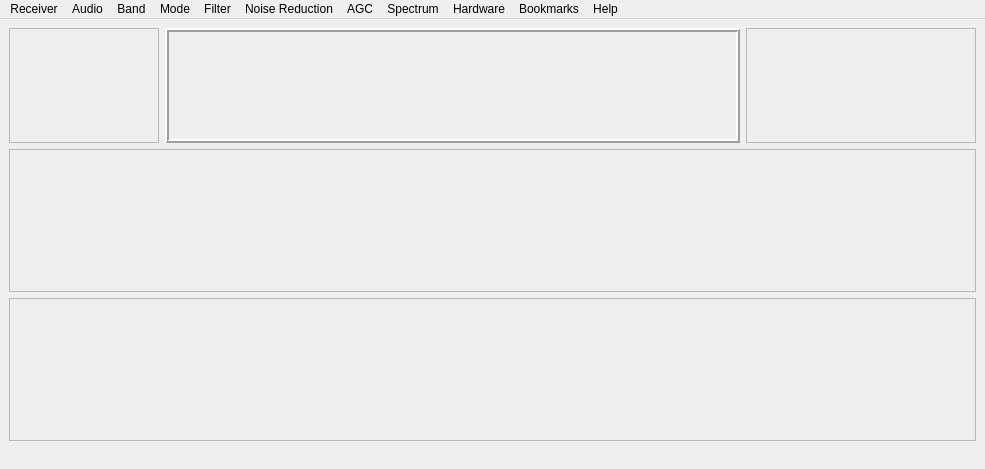
<?xml version="1.0" encoding="UTF-8"?>
<ui version="4.0">
 <class>UI</class>
 <widget class="QMainWindow" name="UI">
  <property name="geometry">
   <rect>
    <x>0</x>
    <y>0</y>
    <width>978</width>
    <height>469</height>
   </rect>
  </property>
  <property name="windowTitle">
   <string>QtRadio - not connected</string>
  </property>
  <widget class="QWidget" name="centralwidget">
   <layout class="QGridLayout" name="gridLayout">
    <item row="0" column="0">
     <widget class="sMeter" name="sMeterFrame">
      <property name="minimumSize">
       <size>
        <width>150</width>
        <height>115</height>
       </size>
      </property>
      <property name="maximumSize">
       <size>
        <width>150</width>
        <height>115</height>
       </size>
      </property>
      <property name="frameShape">
       <enum>QFrame::StyledPanel</enum>
      </property>
      <property name="frameShadow">
       <enum>QFrame::Raised</enum>
      </property>
     </widget>
    </item>
    <item row="0" column="1">
     <widget class="vfo" name="vfoFrame">
      <property name="minimumSize">
       <size>
        <width>575</width>
        <height>115</height>
       </size>
      </property>
      <property name="maximumSize">
       <size>
        <width>575</width>
        <height>115</height>
       </size>
      </property>
      <property name="frameShape">
       <enum>QFrame::Box</enum>
      </property>
      <property name="frameShadow">
       <enum>QFrame::Raised</enum>
      </property>
      <property name="lineWidth">
       <number>2</number>
      </property>
     </widget>
    </item>
    <item row="0" column="2">
     <widget class="Aux" name="auxFrame">
      <property name="minimumSize">
       <size>
        <width>230</width>
        <height>115</height>
       </size>
      </property>
      <property name="maximumSize">
       <size>
        <width>16777215</width>
        <height>115</height>
       </size>
      </property>
      <property name="frameShape">
       <enum>QFrame::StyledPanel</enum>
      </property>
      <property name="frameShadow">
       <enum>QFrame::Raised</enum>
      </property>
     </widget>
    </item>
    <item row="1" column="0" colspan="3">
     <widget class="Spectrum" name="spectrumFrame">
      <property name="frameShape">
       <enum>QFrame::StyledPanel</enum>
      </property>
      <property name="frameShadow">
       <enum>QFrame::Raised</enum>
      </property>
     </widget>
    </item>
    <item row="2" column="0" colspan="3">
     <widget class="Waterfall" name="waterfallFrame">
      <property name="frameShape">
       <enum>QFrame::StyledPanel</enum>
      </property>
      <property name="frameShadow">
       <enum>QFrame::Raised</enum>
      </property>
     </widget>
    </item>
   </layout>
  </widget>
  <widget class="QMenuBar" name="menubar">
   <property name="geometry">
    <rect>
     <x>0</x>
     <y>0</y>
     <width>978</width>
     <height>25</height>
    </rect>
   </property>
   <widget class="QMenu" name="menuBand">
    <property name="title">
     <string>Band</string>
    </property>
    <widget class="QMenu" name="menuXVTR">
     <property name="title">
      <string>XVTR</string>
     </property>
    </widget>
    <addaction name="actionKeypad"/>
    <addaction name="separator"/>
    <addaction name="action160"/>
    <addaction name="action80"/>
    <addaction name="action60"/>
    <addaction name="action40"/>
    <addaction name="action30"/>
    <addaction name="action20"/>
    <addaction name="action17"/>
    <addaction name="action15"/>
    <addaction name="action12"/>
    <addaction name="action10"/>
    <addaction name="action6"/>
    <addaction name="separator"/>
    <addaction name="actionGen"/>
    <addaction name="actionWWV"/>
    <addaction name="separator"/>
    <addaction name="menuXVTR"/>
    <addaction name="separator"/>
   </widget>
   <widget class="QMenu" name="menuMode">
    <property name="title">
     <string>Mode</string>
    </property>
    <addaction name="actionLSB"/>
    <addaction name="actionUSB"/>
    <addaction name="actionDSB"/>
    <addaction name="actionCWU"/>
    <addaction name="actionCWL"/>
    <addaction name="actionAM"/>
    <addaction name="actionSAM"/>
    <addaction name="actionFMN"/>
    <addaction name="actionDIGL"/>
    <addaction name="actionDIGU"/>
   </widget>
   <widget class="QMenu" name="menuFilter">
    <property name="title">
     <string>Filter</string>
    </property>
    <addaction name="actionFilter_0"/>
    <addaction name="actionFilter_1"/>
    <addaction name="actionFilter_2"/>
    <addaction name="actionFilter_3"/>
    <addaction name="actionFilter_4"/>
    <addaction name="actionFilter_5"/>
    <addaction name="actionFilter_6"/>
    <addaction name="actionFilter_7"/>
    <addaction name="actionFilter_8"/>
    <addaction name="actionFilter_9"/>
   </widget>
   <widget class="QMenu" name="menuNoise_Reduction">
    <property name="title">
     <string>Noise Reduction</string>
    </property>
    <addaction name="actionANF"/>
    <addaction name="actionNR"/>
    <addaction name="actionNB"/>
    <addaction name="actionSDROM"/>
    <addaction name="separator"/>
   </widget>
   <widget class="QMenu" name="menuAGC">
    <property name="title">
     <string>AGC</string>
    </property>
    <addaction name="actionSlow"/>
    <addaction name="actionMedium"/>
    <addaction name="actionFast"/>
    <addaction name="actionLong"/>
   </widget>
   <widget class="QMenu" name="menuReceiver">
    <property name="title">
     <string>Receiver</string>
    </property>
    <addaction name="actionConnectToServer"/>
    <addaction name="actionDisconnectFromServer"/>
    <addaction name="separator"/>
    <addaction name="actionSubrx"/>
    <addaction name="separator"/>
    <addaction name="actionBandscope"/>
    <addaction name="actionRecord"/>
    <addaction name="actionConfig"/>
    <addaction name="separator"/>
   </widget>
   <widget class="QMenu" name="menuAudio">
    <property name="title">
     <string>Audio</string>
    </property>
    <addaction name="actionMuteMainRx"/>
    <addaction name="actionMuteSubRx"/>
    <addaction name="actionGain_10"/>
    <addaction name="actionGain_20"/>
    <addaction name="actionGain_30"/>
    <addaction name="actionGain_40"/>
    <addaction name="actionGain_50"/>
    <addaction name="actionGain_60"/>
    <addaction name="actionGain_70"/>
    <addaction name="actionGain_80"/>
    <addaction name="actionGain_90"/>
    <addaction name="actionGain_100"/>
   </widget>
   <widget class="QMenu" name="menuHardware">
    <property name="title">
     <string>Hardware</string>
    </property>
    <addaction name="actionPreamp"/>
    <addaction name="separator"/>
    <addaction name="actionDither"/>
    <addaction name="actionRandom"/>
   </widget>
   <widget class="QMenu" name="menuHelp">
    <property name="title">
     <string>Help</string>
    </property>
    <addaction name="actionAbout"/>
   </widget>
   <widget class="QMenu" name="menuBookmarks">
    <property name="title">
     <string>Bookmarks</string>
    </property>
    <widget class="QMenu" name="menuView_Bookmarks">
     <property name="title">
      <string>View Bookmarks</string>
     </property>
    </widget>
    <addaction name="actionBookmarkThisFrequency"/>
    <addaction name="separator"/>
    <addaction name="menuView_Bookmarks"/>
    <addaction name="separator"/>
    <addaction name="actionEditBookmarks"/>
    <addaction name="separator"/>
   </widget>
   <widget class="QMenu" name="menuSpectrum">
    <property name="title">
     <string>Spectrum</string>
    </property>
    <addaction name="actionPolyphase"/>
   </widget>
   <addaction name="menuReceiver"/>
   <addaction name="menuAudio"/>
   <addaction name="menuBand"/>
   <addaction name="menuMode"/>
   <addaction name="menuFilter"/>
   <addaction name="menuNoise_Reduction"/>
   <addaction name="menuAGC"/>
   <addaction name="menuSpectrum"/>
   <addaction name="menuHardware"/>
   <addaction name="menuBookmarks"/>
   <addaction name="menuHelp"/>
  </widget>
  <widget class="QStatusBar" name="statusbar">
   <property name="sizeGripEnabled">
    <bool>false</bool>
   </property>
  </widget>
  <action name="action160">
   <property name="checkable">
    <bool>true</bool>
   </property>
   <property name="text">
    <string>160</string>
   </property>
  </action>
  <action name="action80">
   <property name="checkable">
    <bool>true</bool>
   </property>
   <property name="text">
    <string>80</string>
   </property>
  </action>
  <action name="action60">
   <property name="checkable">
    <bool>true</bool>
   </property>
   <property name="text">
    <string>60</string>
   </property>
  </action>
  <action name="action40">
   <property name="checkable">
    <bool>true</bool>
   </property>
   <property name="text">
    <string>40</string>
   </property>
  </action>
  <action name="action30">
   <property name="checkable">
    <bool>true</bool>
   </property>
   <property name="text">
    <string>30</string>
   </property>
  </action>
  <action name="action20">
   <property name="checkable">
    <bool>true</bool>
   </property>
   <property name="text">
    <string>20</string>
   </property>
  </action>
  <action name="action17">
   <property name="checkable">
    <bool>true</bool>
   </property>
   <property name="text">
    <string>17</string>
   </property>
  </action>
  <action name="action15">
   <property name="checkable">
    <bool>true</bool>
   </property>
   <property name="text">
    <string>15</string>
   </property>
  </action>
  <action name="action12">
   <property name="checkable">
    <bool>true</bool>
   </property>
   <property name="text">
    <string>12</string>
   </property>
  </action>
  <action name="action10">
   <property name="checkable">
    <bool>true</bool>
   </property>
   <property name="text">
    <string>10</string>
   </property>
  </action>
  <action name="action6">
   <property name="checkable">
    <bool>true</bool>
   </property>
   <property name="text">
    <string>6</string>
   </property>
  </action>
  <action name="actionGen">
   <property name="checkable">
    <bool>true</bool>
   </property>
   <property name="text">
    <string>Gen</string>
   </property>
  </action>
  <action name="actionWWV">
   <property name="checkable">
    <bool>true</bool>
   </property>
   <property name="text">
    <string>WWV</string>
   </property>
  </action>
  <action name="actionLSB">
   <property name="checkable">
    <bool>true</bool>
   </property>
   <property name="text">
    <string>LSB</string>
   </property>
  </action>
  <action name="actionUSB">
   <property name="checkable">
    <bool>true</bool>
   </property>
   <property name="text">
    <string>USB</string>
   </property>
  </action>
  <action name="actionDSB">
   <property name="checkable">
    <bool>true</bool>
   </property>
   <property name="text">
    <string>DSB</string>
   </property>
  </action>
  <action name="actionCWL">
   <property name="checkable">
    <bool>true</bool>
   </property>
   <property name="text">
    <string>CWL</string>
   </property>
  </action>
  <action name="actionCWU">
   <property name="checkable">
    <bool>true</bool>
   </property>
   <property name="text">
    <string>CWU</string>
   </property>
  </action>
  <action name="actionAM">
   <property name="checkable">
    <bool>true</bool>
   </property>
   <property name="text">
    <string>AM</string>
   </property>
  </action>
  <action name="actionFMN">
   <property name="checkable">
    <bool>true</bool>
   </property>
   <property name="text">
    <string>FMN</string>
   </property>
  </action>
  <action name="actionFilter_0">
   <property name="checkable">
    <bool>true</bool>
   </property>
   <property name="text">
    <string>Filter 0</string>
   </property>
  </action>
  <action name="actionFilter_1">
   <property name="checkable">
    <bool>true</bool>
   </property>
   <property name="text">
    <string>Filter 1</string>
   </property>
  </action>
  <action name="actionFilter_2">
   <property name="checkable">
    <bool>true</bool>
   </property>
   <property name="text">
    <string>Filter 2</string>
   </property>
  </action>
  <action name="actionFilter_3">
   <property name="checkable">
    <bool>true</bool>
   </property>
   <property name="text">
    <string>Filter 3</string>
   </property>
  </action>
  <action name="actionFilter_4">
   <property name="checkable">
    <bool>true</bool>
   </property>
   <property name="text">
    <string>Filter 4</string>
   </property>
  </action>
  <action name="actionFilter_5">
   <property name="checkable">
    <bool>true</bool>
   </property>
   <property name="text">
    <string>Filter 5</string>
   </property>
  </action>
  <action name="actionFilter_6">
   <property name="checkable">
    <bool>true</bool>
   </property>
   <property name="text">
    <string>Filter 6</string>
   </property>
  </action>
  <action name="actionFilter_7">
   <property name="checkable">
    <bool>true</bool>
   </property>
   <property name="text">
    <string>Filter 7</string>
   </property>
  </action>
  <action name="actionFilter_8">
   <property name="checkable">
    <bool>true</bool>
   </property>
   <property name="text">
    <string>Filter 8</string>
   </property>
  </action>
  <action name="actionFilter_9">
   <property name="checkable">
    <bool>true</bool>
   </property>
   <property name="text">
    <string>Filter 9</string>
   </property>
  </action>
  <action name="actionANF">
   <property name="checkable">
    <bool>true</bool>
   </property>
   <property name="text">
    <string>ANF</string>
   </property>
  </action>
  <action name="actionNR">
   <property name="checkable">
    <bool>true</bool>
   </property>
   <property name="text">
    <string>NR</string>
   </property>
  </action>
  <action name="actionNB">
   <property name="checkable">
    <bool>true</bool>
   </property>
   <property name="text">
    <string>NB</string>
   </property>
  </action>
  <action name="actionSlow">
   <property name="checkable">
    <bool>true</bool>
   </property>
   <property name="text">
    <string>Slow</string>
   </property>
  </action>
  <action name="actionMedium">
   <property name="checkable">
    <bool>true</bool>
   </property>
   <property name="text">
    <string>Medium</string>
   </property>
  </action>
  <action name="actionFast">
   <property name="checkable">
    <bool>true</bool>
   </property>
   <property name="text">
    <string>Fast</string>
   </property>
  </action>
  <action name="actionLong">
   <property name="checkable">
    <bool>true</bool>
   </property>
   <property name="text">
    <string>Long</string>
   </property>
  </action>
  <action name="actionSAM">
   <property name="checkable">
    <bool>true</bool>
   </property>
   <property name="text">
    <string>SAM</string>
   </property>
  </action>
  <action name="actionDIGL">
   <property name="checkable">
    <bool>true</bool>
   </property>
   <property name="text">
    <string>DIGL</string>
   </property>
  </action>
  <action name="actionDIGU">
   <property name="checkable">
    <bool>true</bool>
   </property>
   <property name="text">
    <string>DIGU</string>
   </property>
  </action>
  <action name="actionConfigure">
   <property name="text">
    <string>Configure</string>
   </property>
  </action>
  <action name="actionQuit">
   <property name="text">
    <string>Quit</string>
   </property>
  </action>
  <action name="actionRx">
   <property name="text">
    <string>rx 0</string>
   </property>
  </action>
  <action name="actionConnect">
   <property name="text">
    <string>Connect</string>
   </property>
  </action>
  <action name="action127_0_0_1">
   <property name="text">
    <string>127.0.0.1</string>
   </property>
  </action>
  <action name="actionEdit">
   <property name="text">
    <string>Edit</string>
   </property>
  </action>
  <action name="actionConnectToServer">
   <property name="text">
    <string>Connect</string>
   </property>
  </action>
  <action name="actionDisconnectFromServer">
   <property name="enabled">
    <bool>false</bool>
   </property>
   <property name="text">
    <string>Disconnect</string>
   </property>
  </action>
  <action name="actionSubrx">
   <property name="checkable">
    <bool>true</bool>
   </property>
   <property name="text">
    <string>Subrx</string>
   </property>
  </action>
  <action name="actionConfig">
   <property name="text">
    <string>Configure</string>
   </property>
  </action>
  <action name="actionMuteMainRx">
   <property name="checkable">
    <bool>true</bool>
   </property>
   <property name="text">
    <string>Mute Main Rx</string>
   </property>
  </action>
  <action name="actionMuteSubRx">
   <property name="checkable">
    <bool>true</bool>
   </property>
   <property name="enabled">
    <bool>false</bool>
   </property>
   <property name="text">
    <string>Mute Sub Rx</string>
   </property>
  </action>
  <action name="actionPreamp">
   <property name="checkable">
    <bool>true</bool>
   </property>
   <property name="text">
    <string>Preamp</string>
   </property>
  </action>
  <action name="actionDither">
   <property name="text">
    <string>Dither</string>
   </property>
  </action>
  <action name="actionRandom">
   <property name="text">
    <string>Random</string>
   </property>
  </action>
  <action name="actionBandscope">
   <property name="checkable">
    <bool>true</bool>
   </property>
   <property name="text">
    <string>Bandscope</string>
   </property>
  </action>
  <action name="actionAbout">
   <property name="text">
    <string>About</string>
   </property>
  </action>
  <action name="actionRecord">
   <property name="checkable">
    <bool>true</bool>
   </property>
   <property name="text">
    <string>Record</string>
   </property>
  </action>
  <action name="actionGain_10">
   <property name="checkable">
    <bool>true</bool>
   </property>
   <property name="text">
    <string>Gain 10</string>
   </property>
  </action>
  <action name="actionGain_20">
   <property name="checkable">
    <bool>true</bool>
   </property>
   <property name="text">
    <string>Gain 20</string>
   </property>
  </action>
  <action name="actionGain_30">
   <property name="checkable">
    <bool>true</bool>
   </property>
   <property name="text">
    <string>Gain 30</string>
   </property>
  </action>
  <action name="actionGain_40">
   <property name="checkable">
    <bool>true</bool>
   </property>
   <property name="text">
    <string>Gain 40</string>
   </property>
  </action>
  <action name="actionGain_50">
   <property name="checkable">
    <bool>true</bool>
   </property>
   <property name="text">
    <string>Gain 50</string>
   </property>
  </action>
  <action name="actionGain_60">
   <property name="checkable">
    <bool>true</bool>
   </property>
   <property name="text">
    <string>Gain 60</string>
   </property>
  </action>
  <action name="actionGain_70">
   <property name="checkable">
    <bool>true</bool>
   </property>
   <property name="text">
    <string>Gain 70</string>
   </property>
  </action>
  <action name="actionGain_80">
   <property name="checkable">
    <bool>true</bool>
   </property>
   <property name="text">
    <string>Gain 80</string>
   </property>
  </action>
  <action name="actionGain_90">
   <property name="checkable">
    <bool>true</bool>
   </property>
   <property name="text">
    <string>Gain 90</string>
   </property>
  </action>
  <action name="actionGain_100">
   <property name="checkable">
    <bool>true</bool>
   </property>
   <property name="text">
    <string>Gain 100</string>
   </property>
  </action>
  <action name="actionBookmark">
   <property name="text">
    <string>Bookmark this frequency</string>
   </property>
  </action>
  <action name="actionEditBookmarks">
   <property name="text">
    <string>Edit Bookmarks</string>
   </property>
  </action>
  <action name="actionBookmarkThisFrequency">
   <property name="text">
    <string>Bookmark This Frequency</string>
   </property>
  </action>
  <action name="actionXVTRConfigure">
   <property name="text">
    <string>Configure</string>
   </property>
  </action>
  <action name="action123">
   <property name="text">
    <string>123</string>
   </property>
  </action>
  <action name="actionSDROM">
   <property name="checkable">
    <bool>true</bool>
   </property>
   <property name="text">
    <string>NB2</string>
   </property>
  </action>
  <action name="actionPolyphase">
   <property name="checkable">
    <bool>true</bool>
   </property>
   <property name="text">
    <string>Polyphase</string>
   </property>
  </action>
  <action name="actionKeypad">
   <property name="text">
    <string>Keypad</string>
   </property>
  </action>
 </widget>
 <customwidgets>
  <customwidget>
   <class>Spectrum</class>
   <extends>QFrame</extends>
   <header>Spectrum.h</header>
   <container>1</container>
  </customwidget>
  <customwidget>
   <class>Waterfall</class>
   <extends>QFrame</extends>
   <header>Waterfall.h</header>
   <container>1</container>
  </customwidget>
  <customwidget>
   <class>sMeter</class>
   <extends>QFrame</extends>
   <header>smeter.h</header>
   <container>1</container>
  </customwidget>
  <customwidget>
   <class>Aux</class>
   <extends>QFrame</extends>
   <header>aux.h</header>
   <container>1</container>
  </customwidget>
  <customwidget>
   <class>vfo</class>
   <extends>QFrame</extends>
   <header location="global">vfo.h</header>
   <container>1</container>
  </customwidget>
 </customwidgets>
 <resources/>
 <connections/>
</ui>
